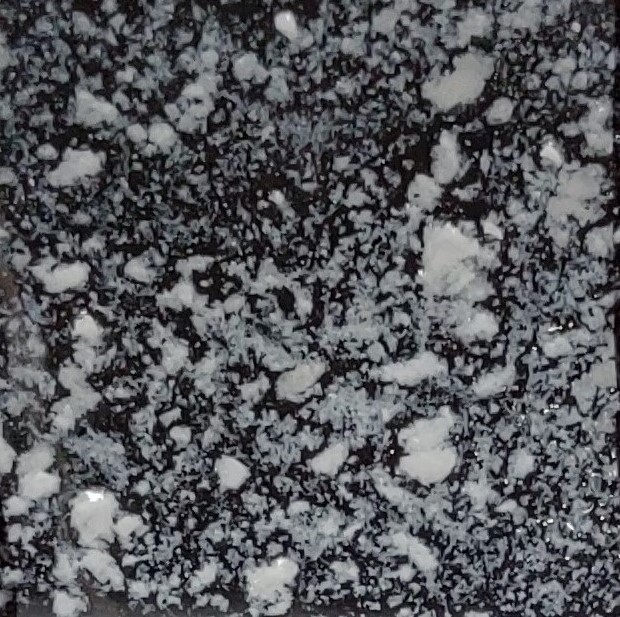
#> input picture d1/2.jpg, 620 x 617 px, found by its file name
$ python whites.py
#> lines starting #> are read from the running program, lines starting #| are printed output that depends on the picture
import cv2

image= cv2.imread('turbidity difference/2.jpg')
#> image is the input picture: shape (617, 620, 3); mean B, G, R 92.4, 88.1, 86.7
image =cv2.resize(image, (0,0), fx=0.2, fy=0.2)
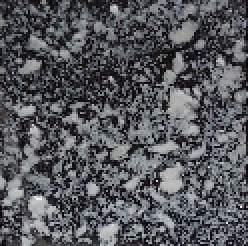
#> image: shape (123, 124, 3) (shown 2 times larger); mean B, G, R 92.5, 88.2, 86.8
gray = cv2.cvtColor(image, cv2.COLOR_BGR2GRAY)
points=[]
for startx in range(281,286):
    for starty in range(371,375):
        points.append((startx,starty))


intensities=[]
for x,y in points:
    circle = cv2.circle(gray, (x,y), 1, (255,255,255), -1)
#> (the run stopped early here; a loop or call above may not have finished)

$ run again, with d1/1.jpg copied over d1/2.jpg
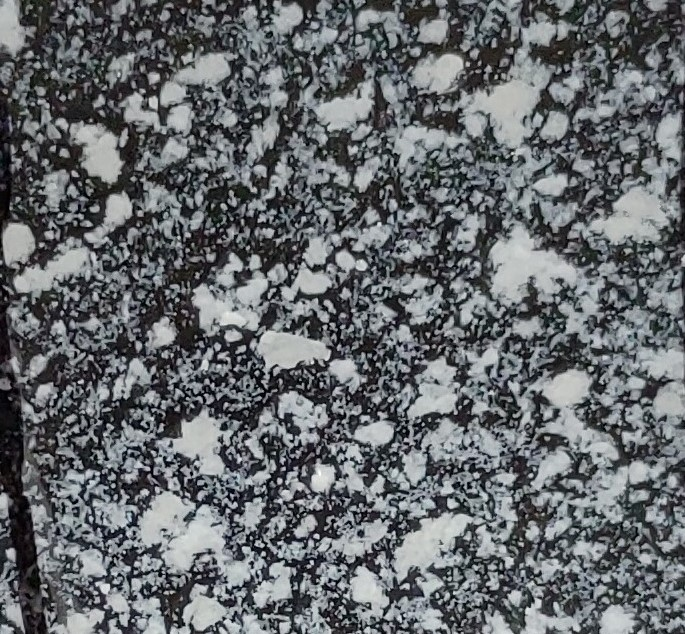
#> input picture d1/1.jpg, 685 x 634 px, found by its file name
#> image is the input picture: shape (634, 685, 3); mean B, G, R 108.6, 105.2, 101.5
#> `image =cv2.resize(image, (0,0), fx=0.2, fy=0.2)`:
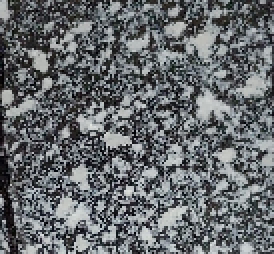
#> image: shape (127, 137, 3) (shown 2 times larger); mean B, G, R 108.9, 105.6, 101.9

$ run again, with d1/3.jpg copied over d1/2.jpg
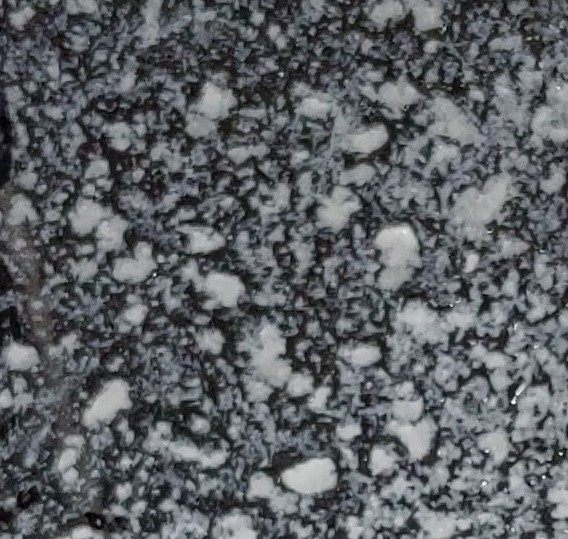
#> input picture d1/3.jpg, 568 x 539 px, found by its file name
#> image is the input picture: shape (539, 568, 3); mean B, G, R 100.1, 95.8, 92.2
#> `image =cv2.resize(image, (0,0), fx=0.2, fy=0.2)`:
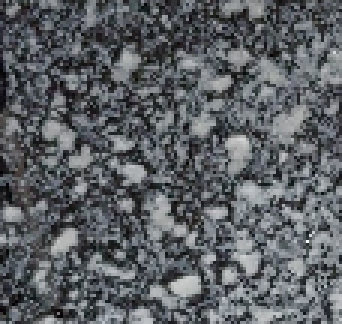
#> image: shape (108, 114, 3) (shown 3 times larger); mean B, G, R 100.2, 95.9, 92.3

$ run again, with d1/4.jpg copied over d1/2.jpg
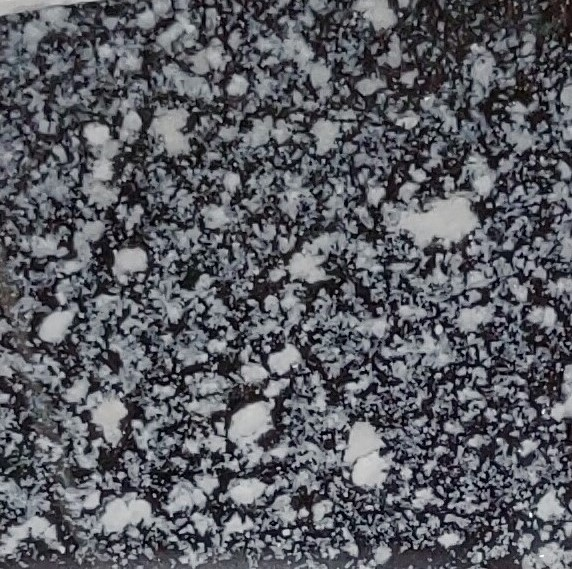
#> input picture d1/4.jpg, 572 x 569 px, found by its file name
#> image is the input picture: shape (569, 572, 3); mean B, G, R 97.8, 91.5, 89.9
#> `image =cv2.resize(image, (0,0), fx=0.2, fy=0.2)`:
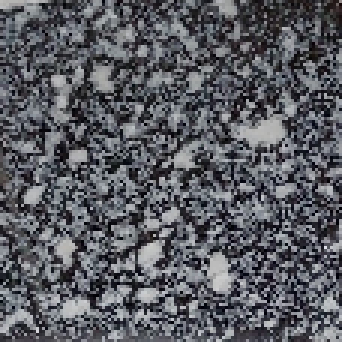
#> image: shape (114, 114, 3) (shown 3 times larger); mean B, G, R 97.5, 91.2, 89.6
